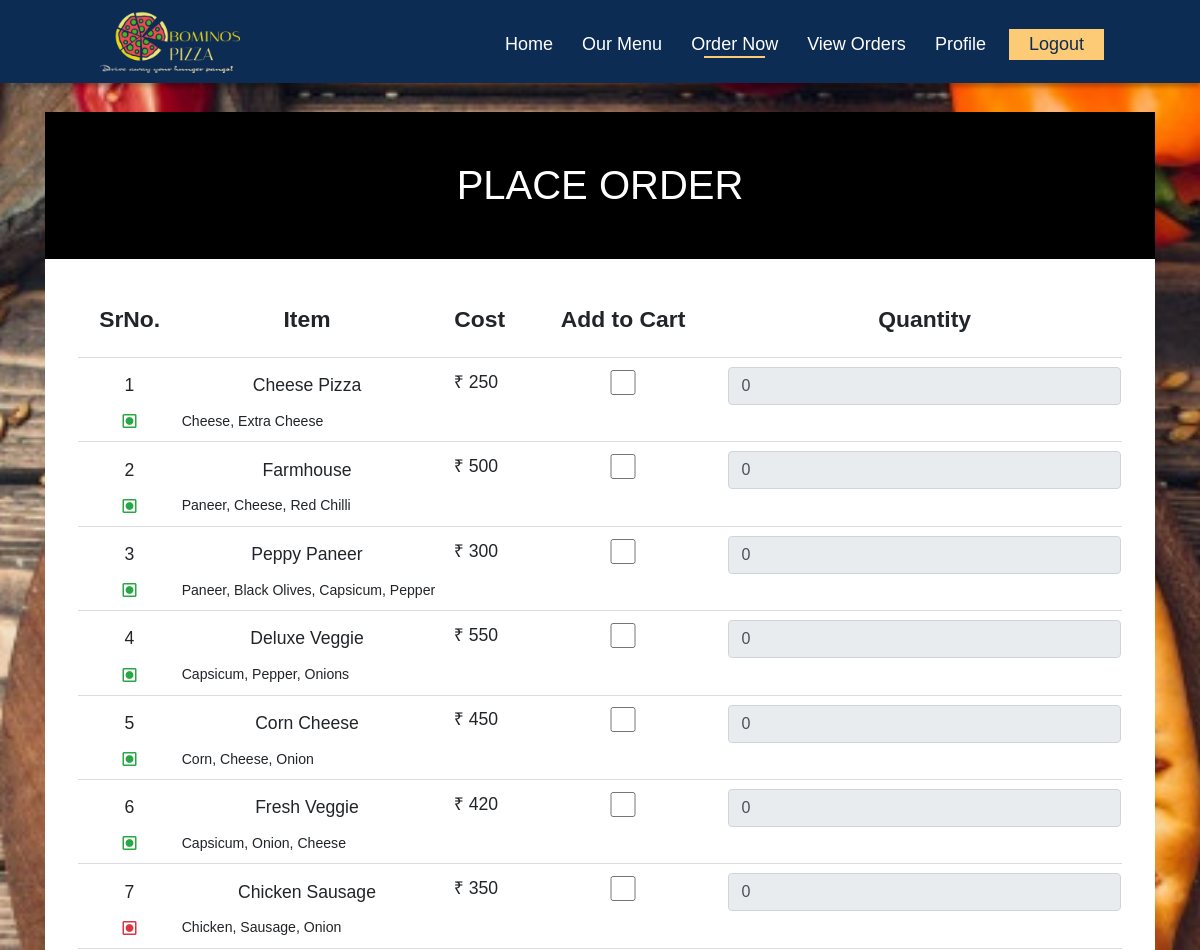
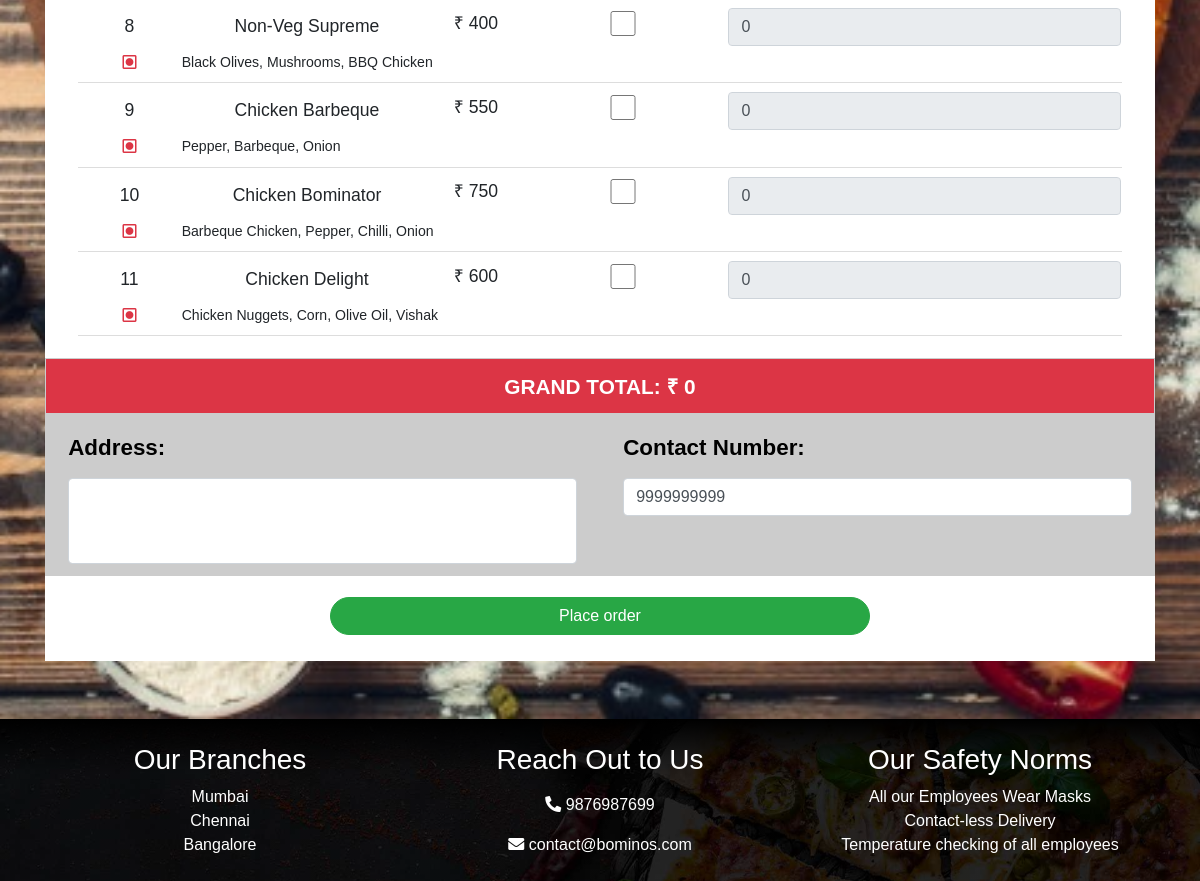
Screenshot of /order.php (signed in) with the database file from the repository (2 pictures, top to bottom).
### tables this page shows
CREATE TABLE `menu` (
  `id` int(11) NOT NULL,
  `item` varchar(20) NOT NULL,
  `cost` int(5) NOT NULL,
  `ingredients` varchar(150) NOT NULL,
  `type` char(1) NOT NULL,
  `img_src` varchar(50) NOT NULL,
  `included` tinyint(1) NOT NULL
);

CREATE TABLE `users` (
  `id` int(11) NOT NULL,
  `username` varchar(30) NOT NULL,
  `password` varchar(32) NOT NULL,
  `firstname` varchar(40) NOT NULL,
  `surname` varchar(40) NOT NULL,
  `contact` varchar(10) NOT NULL,
  `security_question` varchar(100) NOT NULL,
  `answer` varchar(32) NOT NULL
);

### core_login.php (called while the page is built, shortened)
<?php
function loggedin()
{
	if(isset($_SESSION['user_id']) && !empty($_SESSION['user_id']))
		return true;
	else
		return false;
}
?>

### order.php (the view, shortened to what this page needs)
<?php
require 'core_login.php';
require 'database_connect.php';
if(loggedin() && isset($_POST['address']) && isset($_POST['contact']) && !empty($_POST['address']) && !empty($_POST['contact']))
{
	if(!isset($_POST['item']))
	{
		$_SESSION['flag'] = '1';
		header('Location: order.php');
		die('error!');
	}
	if(!checkcontact($_POST['contact']))
	{
		$_SESSION['flag'] = '2';
		header('Location: order.php');
		die('error!');
	}
	$address = $_POST['address'];
	$contact = $_POST['contact'];
	$item = $_POST['item'];
	$pizzas = array();
	$quantity = array();
	$price = array();
	$name = array();
	$item_total = array();
	$total = 0;
	foreach ($item as $pizza) {
		array_push($pizzas, $pizza);
		array_push($quantity, $_POST[$pizza.'_q']);
		$query = "SELECT cost,item FROM `menu` WHERE id=".$pizza;
		$query_run = mysqli_query($connect,$query);
		while($menu_item = mysqli_fetch_assoc($query_run))
		{
			array_push($price, $menu_item['cost']);
			array_push($name, $menu_item['item']);
			array_push($item_total, ((int)$menu_item['cost'] * (int)$_POST[$pizza.'_q']));
			$total = $total + ((int)$menu_item['cost'] * (int)$_POST[$pizza.'_q']);
		}
	}
	$pizzas_str = implode(" ", $pizzas);
	$quantity_str = implode(" ", $quantity);
	date_default_timezone_set('Asia/Kolkata');
	$time = date("d/m/Y h:i:sa").' IST';
	$query = "INSERT INTO `orders` (user_id,order_list,order_quantity,order_total,address,contact,status,order_time) VALUES (".$_SESSION['user_id'].",'".$pizzas_str."','".$quantity_str."',".$total.",'".mysqli_real_escape_string($connect,$address)."',".$contact.",0,'".$time."')";
	if($query_run = mysqli_query($connect,$query))
	{
		$insert_id = mysqli_insert_id($connect);
	}
	$number_of_items = count($pizzas);
	$_SESSION['insert_id'] = $insert_id;
	$_SESSION['ts'] = $time;
	$_SESSION['number_of_items'] = $number_of_items;
	$_SESSION['name'] = implode("_", $name);
	$_SESSION['quantity'] = $quantity_str;
	$_SESSION['price'] = implode(" ", $price);
	$_SESSION['item_total'] = implode(" ", $item_total);
	$_SESSION['tot'] = (string)$total;
	$_SESSION['address'] = $address;
	$_SESSION['contact'] = $contact;
	header('Location: order.php');
	}
	else if(loggedin())
	{
		?>
		<!DOCTYPE html>
		<html>
		<head>
		    <link rel="stylesheet" href="https://stackpath.bootstrapcdn.com/bootstrap/4.5.2/css/bootstrap.min.css">
		    <link rel="stylesheet" href="css/style.css">
		    <link rel="stylesheet" href="https://use.fontawesome.com/releases/v5.14.0/css/all.css">
		</head>
		<body>
		    <nav class="position-fixed topnav" id="navbar">
		        <div class="nav-logo position-absolute">
		            <a href="index.php"><img src="images/15b78dc9-cf77-49fe-97f4-fe2b4e5fb36b_200x200.png" class="nav-logo-img" id="nav-logo-image" alt=""></a>
		        </div>
		        <ul class="navbar-ul mb-0" id="navbar-ul">
		            <a href="index.php" class="navbar-link">
		                <li class="navbar-list"><div class="navbar-link-text d-inline">Home</div></li>
		            </a>
		            <a href="menu.php" class="navbar-link">
		                <li class="navbar-list"><div class="navbar-link-text d-inline">Our Menu</div></li>
		            </a>
		            <a href="order.php" class="navbar-link">
		                <li class="navbar-list active"><div class="navbar-link-text d-inline">Order Now</div></li>
		            </a>
		            <?php
		            if(loggedin())
		            {
		                ?>
		                <a href="view_orders.php" class="navbar-link">
		                    <li class="navbar-list"><div class="navbar-link-text d-inline">View Orders</div></li>
		                </a>
		                <a href="profile.php" class="navbar-link">
		                    <li class="navbar-list"><div class="navbar-link-text d-inline">Profile</div></li>
		                </a>
		                <a href="logout.php" class="navbar-link" id="reg-link">
		                    <li class="navbar-list" id="reg-list"><div class="navbar-link-text d-inline">Logout</div></li>
		                </a>
		                <?php
		            }
		            else
		            {
		                ?>
		                <a href="login.php" class="navbar-link" id="reg-link">
		                    <li class="navbar-list" id="reg-list"><div class="navbar-link-text d-inline">Login</div></li>
		                </a>
		                <?php
		            }
		            ?>
		        </ul>
		    </nav>
		<?php
		$query = "SELECT * FROM `menu` WHERE included=1";
		$query_run = mysqli_query($connect,$query);
		$count = 1;
			?>
			<div class="ordersuccessbg">
				<div class="container">
					<div class="row mx-auto pb-1 ordersuccessrow">
						<div class="col-12 ordersuccesstitlecol">
							<div class="ordersuccesstitlebox text-center">
								<p><h1 class="ordersuccesstitle">Place Order</h1></p>
							</div>
						</div>
						<div class="col-12 ordersuccesstablecol">
							<div class="ordersuccesstablebox">
								<form action="order.php" method="POST" autocomplete="off">
									<table class="ordersuccesstable">
										<thead>
											<tr>
												<th>SrNo.</th>
												<th>Item</th>
												<th>Cost</th>
												<th>Add to Cart</th>
												<th>Quantity</th>
											</tr>
										</thead>
										<tbody>
											<?php
											while($menu_item = mysqli_fetch_assoc($query_run))
											{
												if($menu_item['type'] == '1')
												{
													$ds = 'success';
												}
												else
												{
													$ds = 'danger';
												}
												$type = '<span class="fa-stack text-'.$ds.'" style="font-size: 0.5rem;"><i class="far fa-square fa-stack-2x"></i><i class="fas fa-circle fa-stack-1x"></i></span>';
												?>
												<span>
												<tr class="tableitems tableitemhover">
													<td class="pt-2">
														<?php echo $count; ?>
													</td>
													<td class="pt-2">
														<?php echo $menu_item['item']; ?>
													</td>
													<td class="bord-b">
														₹ <span class="order-cost"><?php echo $menu_item['cost']; ?></span>
													</td>
													<td class="bord-b">
														<input type="checkbox" class="checkboxsize mt-2" onchange="changeInp(this.getAttribute('item')+'_q',this.checked);" name="item[]" item="<?php echo $menu_item['id']; ?>" value="<?php echo $menu_item['id']; ?>">
													</td>
													<td class="bord-b">
														<input type="number" class="order-quantity form-control mt-2" onkeyup="tot();" onchange="tot();" name="<?php echo $menu_item['id'].'_q'; ?>" id="<?php echo $menu_item['id'].'_q'; ?>" value="0" disabled required>
													</td>
												</tr>
												<tr class="orderingdiv">
			                                        <td class="pb-2 text-center"><?php echo $type; ?></td>
			                                        <td class="pb-2 text-left" colspan="4"><small><?php echo $menu_item['ingredients']; ?></small></td>
			                                    </tr>
												<?php
												$count++;
											}
											?>
										</tbody>
									</table>
									<?php
									$query = "SELECT contact FROM `users` WHERE id=".$_SESSION['user_id'];
									$query_run = mysqli_query($connect,$query);
									while($row = mysqli_fetch_assoc($query_run))
									{
										$contact = $row['contact'];
									}
									?>
								</div>
							</div>
							<div class="col-12 ordersuccesstotalcol">
								<div class="ordersuccesstotal">
										<p class="mb-0"><b>Grand Total: ₹ <span id="grand-tot">0</span></b></p>
								</div>
							</div>
							<div class="col-12">
								<div class="row bg-grey">
									<div class="col-sm-6 col-12  ordersuccessdetailscol">
										<div class="ordersuccessdetails text-left">
											<p class="ordersuccessdetailsitem"><label for="address"><b>Address: </b></label></p>
											<textarea name="address" class="form-control inpshadow" id="address" rows="3" cols="40" required></textarea>
										</div>
									</div>
									<div class="col-sm-6 col-12  ordersuccessdetailscol">
										<div class="ordersuccessdetails text-left">
											<p class="ordersuccessdetailsitem"><label for="contact"><b>Contact Number: </b></label></p>
											<input type="text" class="form-control inpshadow" id="contact" name="contact" value="<?php echo $contact; ?>" maxlength="10" required>
										</div>
									</div>
								</div>
							</div>
							<div class="text-center col-12 ">
								<button type="submit" class="btn btn-success ordersuccesscancelbtn"  >Place order</button>
							</div>
							</div>
					</div>
				</div>
			<footer class="footer pt-4 pb-2">
			    <div class="container text-white">
			        <div class="row">
			            <div class="col-lg-4 col-sm-6 col-12">
			                <h3 class="text-center">Our Branches</h3>
			                <p class="text-center">
			                    Mumbai
			                    <br>
			                    Chennai
			                    <br>
			                    Bangalore
			                </p>
			            </div>
			            <div class="col-lg-4 col-sm-6 col-12 pt-sm-0 pt-3">
			                <h3 class="text-center">Reach Out to Us</h3>
			                <p class="text-center pt-2">
			                    <i class="fas fa-phone-alt"></i> 9876987699
			                </p>
			                <p class="text-center">
			                    <i class="fas fa-envelope"></i> contact@bominos.com
			                </p>
			            </div>
			            <div class="col-lg-4 col-12 pt-lg-0 pt-3">
			                <h3 class="text-center">Our Safety Norms</h3>
			                <p class="text-center">
			                    All our Employees Wear Masks
			                    <br>
			                    Contact-less Delivery
			                    <br>
			                    Temperature checking of all employees
			                </p>
			            </div>
			        </div>
			    </div>
			</footer>
</body>
</html>
		<?php
	}
	else
	{
		header('Location: login.php?last='.urlencode('order.php'));
	}
	?>

### css/style.css (style rules this page uses)
body { top: 0; left: 0; scroll-behavior: smooth; margin: 0; font-size: 100%; font-family: sans-serif; background: #fff; }
textarea { resize: none; }
.topnav { height: 83px; top: 0; left: 0; background: #0D2C54; width: 100%; z-index: 1000; overflow: hidden; transition: 0.5s ease-in-out; font-family: 'Poppins', sans-serif; box-shadow: 0px 4px 4px rgba(0,0,0,0.25); }
.nav-logo { left: 8%; }
.nav-logo-img { height: 70px; margin-top: 7px; width: auto; transition: 0.5s ease-in-out; }
.navbar-ul { text-decoration: none; list-style: none; float: right; margin-right: 8%; font-size: 18px; margin-top: 29px; transition: 0.5s ease-in-out; }
.navbar-link { display: inline-block; padding: 2px 12px; color: #fff; text-decoration: none; position: relative; }
.navbar-list { position: relative; }
.navbar-link-text { position: relative; }
#reg-link { background: #fdca76; color: #0D2C54; margin-left: 6px; padding: 2px 20px; }
.navbar-list .navbar-link-text:after { content: ''; position: absolute; height: 2px; width: 70%; background: #fdca76; left: 15%; bottom: -4px; transform-origin: right; transform: scaleX(0); transition: transform 0.5s; }
.navbar-list.active .navbar-link-text:after { content: ''; position: absolute; height: 2px; width: 70%; background: #fdca76; left: 15%; bottom: -4px; transform-origin: right; transform: scaleX(1); transition: 0.5s; }
.ordersuccessbg { background: url('../images/pizza-background-menu.jpg'); width: 100%; height: auto; background-position: center 80%; background-repeat: no-repeat; background-size: cover; position: relative; padding-top: 90px; padding-bottom: 3%; }
.ordersuccessrow { padding-top: 0; padding-left: 0; padding-right: 0; padding-bottom: 3%; margin: 2%; height: auto; width: 100%; background-color: #fff; border-color: transparent; overflow: hidden; transition: 0.5s ease-in-out; }
.ordersuccesstitlecol { padding: 0; }
.ordersuccesstitlebox { padding: 3%; transition: 0.5s ease-in-out; height: auto; width: 100%; background-color: #000; position: relative; }
.ordersuccesstitle { color: #fff; transition: 0.5s ease-in-out; text-transform: uppercase; }
.ordersuccessdetailscol { padding: 0; }
.ordersuccessdetails { margin-top: 0; height: auto; width: 100%; text-align: left; border: 1px solid #CCCCCC; overflow: hidden; padding-top: 2%; padding-bottom: 2%; padding-left: 4%; padding-right: 4%; background-color: #CCCCCC; }
.ordersuccessdetailsitem { font-size: 140%; padding-top: 1%; padding-bottom: 1%; padding-left: 0; padding-right: 0; margin-bottom: 0; color: #000; }
.ordersuccesstablecol { padding: 0; }
.ordersuccesstablebox { margin-top: 0; height: auto; width: 100%; font-size: 110%; overflow: hidden; padding-top: 2%; padding-bottom: 2%; padding-left: 3%; padding-right: 3%; background-color: #fff; }
.ordersuccesstable { width: 100%; text-align: center; }
.ordersuccesstable th { font-size: 130%; }
.ordersuccesstable th { padding: 2%; border-bottom: 1px solid #ddd; }
.ordersuccesstable .tableitems { transition: 0.1s ease-in-out; }
.ordersuccesstotalcol { padding: 0; }
.ordersuccesstotal { margin-top: 0; height: auto; width: 100%; font-size: 130%; text-align: center; border: 1px solid #CCCCCC; overflow: hidden; padding-top: 1%; padding-bottom: 1%; padding-left: 1%; padding-right: 1%; background-color: #dc3545; transition: 0.3s ease-in-out; color: #fff; text-transform: uppercase; }
.ordersuccesscancelbtn { margin-top: 2%; margin-bottom: 2%; width: 50%; border-radius: 23px; }
.checkboxsize { width: 100%; height: 25px; }
.bg-grey { background-color: #CCCCCC; }
.inpshadow { transition: 0.5s ease-in-out; }
.footer { background: linear-gradient(rgba(0,0,0,1),rgba(0,0,0,0.8),rgba(0,0,0,0.8),rgba(0,0,0,0.8)) ,url('../images/footer.jpg'); background-size: cover; background-repeat: no-repeat; }
.orderingdiv { border-bottom: 1px solid #ddd; transition: 0.1s ease-in-out; }
.tableitemhover, .tableitemhover + tr { transition: 0.1s ease-in-out; }

### rows the page displays
menu: item "Cheese Pizza", cost "250", ingredients "Cheese, Extra Cheese"
menu: item "Farmhouse", cost "500", ingredients "Paneer, Cheese, Red Chilli"
menu: item "Peppy Paneer", cost "300", ingredients "Paneer, Black Olives, Capsicum, Pepper"
menu: item "Deluxe Veggie", cost "550", ingredients "Capsicum, Pepper, Onions"
menu: item "Corn Cheese", cost "450", ingredients "Corn, Cheese, Onion"
menu: item "Fresh Veggie", cost "420", ingredients "Capsicum, Onion, Cheese"
menu: item "Chicken Sausage", cost "350", ingredients "Chicken, Sausage, Onion"
menu: item "Non-Veg Supreme", cost "400", ingredients "Black Olives, Mushrooms, BBQ Chicken"
menu: item "Chicken Barbeque", cost "550", ingredients "Pepper, Barbeque, Onion"
menu: item "Chicken Bominator", cost "750", ingredients "Barbeque Chicken, Pepper, Chilli, Onion"
menu: item "Chicken Delight", cost "600", ingredients "Chicken Nuggets, Corn, Olive Oil, Vishak"
users: contact "9999999999"
